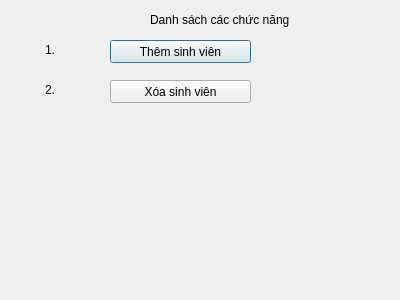
<?xml version="1.0" encoding="UTF-8"?>
<ui version="4.0">
 <class>Function</class>
 <widget class="QDialog" name="Function">
  <property name="geometry">
   <rect>
    <x>0</x>
    <y>0</y>
    <width>400</width>
    <height>300</height>
   </rect>
  </property>
  <property name="windowTitle">
   <string>Dialog</string>
  </property>
  <widget class="QLabel" name="label">
   <property name="geometry">
    <rect>
     <x>45</x>
     <y>40</y>
     <width>41</width>
     <height>20</height>
    </rect>
   </property>
   <property name="text">
    <string>1.</string>
   </property>
  </widget>
  <widget class="QLabel" name="label_2">
   <property name="geometry">
    <rect>
     <x>45</x>
     <y>80</y>
     <width>41</width>
     <height>20</height>
    </rect>
   </property>
   <property name="text">
    <string>2.</string>
   </property>
  </widget>
  <widget class="QLabel" name="label_3">
   <property name="geometry">
    <rect>
     <x>150</x>
     <y>10</y>
     <width>231</width>
     <height>20</height>
    </rect>
   </property>
   <property name="text">
    <string>Danh sách các chức năng</string>
   </property>
  </widget>
  <widget class="QPushButton" name="pushButton">
   <property name="geometry">
    <rect>
     <x>110</x>
     <y>40</y>
     <width>141</width>
     <height>23</height>
    </rect>
   </property>
   <property name="text">
    <string>Thêm sinh viên</string>
   </property>
  </widget>
  <widget class="QPushButton" name="pushButton_2">
   <property name="geometry">
    <rect>
     <x>110</x>
     <y>80</y>
     <width>141</width>
     <height>23</height>
    </rect>
   </property>
   <property name="text">
    <string>Xóa sinh viên</string>
   </property>
  </widget>
 </widget>
 <resources/>
 <connections/>
</ui>
